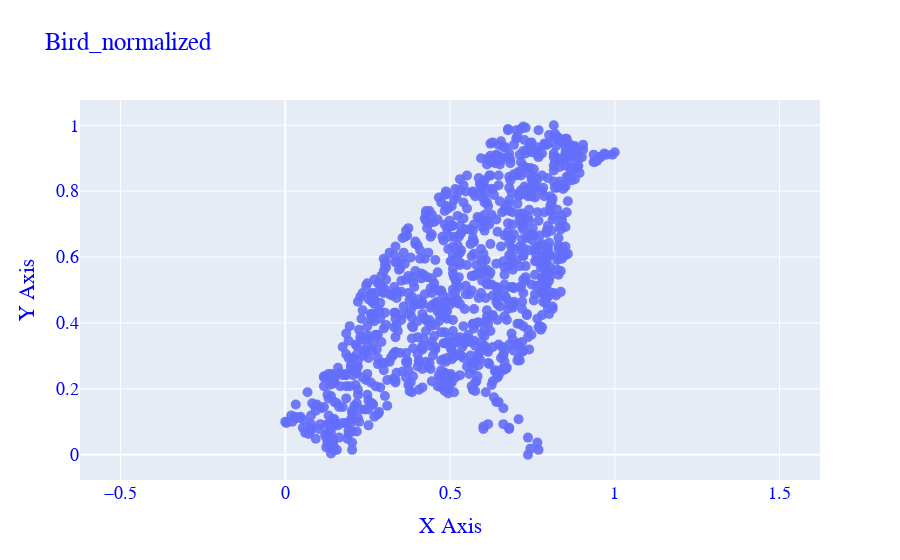

Here is the notebook cell this chart was saved with:
### Code cell
import plotly.graph_objects as go
import plotly.io as pio
 
pio.templates.default = "plotly" # ["plotly", "plotly_white", "plotly_dark", "ggplot2", "seaborn", "simple_white", "none"]:


fig = go.Figure()

fig.add_trace(
    go.Scatter(
        x=bird_n[:,0],
        y=bird_n[:,1],
        mode='markers',
        marker=dict(
        size=10,
        colorscale='Viridis',   # choose a colorscale
        opacity=0.9
    )
        
))

     

fig.update_yaxes(scaleanchor = "x",scaleratio = 1)
fig.update_layout(
    title="Bird_normalized",
    showlegend=False,
    xaxis_title="X Axis",
    yaxis_title="Y Axis ",
    font=dict(
        family="Courier New, monospace",
        size=18,
        color="Blue",
    )
)

### Figure 1 — Plotly figure (JSON) as saved in the notebook; plotly's stock layout.template omitted (floating-point values rounded to 4 significant figures; data arrays with more than 128 entries replaced by an {"elided": "..."} marker saying what was removed)
{"data": [{"marker": {"colorscale": [[0, "#440154"], [0.1111, "#482878"], [0.2222, "#3e4989"], [0.3333, "#31688e"], [0.4444, "#26828e"], [0.5556, "#1f9e89"], [0.6667, "#35b779"], [0.7778, "#6ece58"], [0.8889, "#b5de2b"], [1, "#fde725"]], "opacity": 0.9, "size": 10}, "mode": "markers", "type": "scatter", "x": {"elided": "1000 float values"}, "y": {"elided": "1000 float values"}}], "layout": {"autosize": true, "font": {"color": "Blue", "family": "Courier New, monospace", "size": 18}, "showlegend": false, "title": {"text": "Bird_normalized"}, "xaxis": {"autorange": true, "domain": [0, 1], "range": [-1.105, 2.105], "title": {"text": "X Axis"}, "type": "linear"}, "yaxis": {"autorange": true, "domain": [0, 1], "range": [-0.102, 1.102], "scaleanchor": "x", "scaleratio": 1, "title": {"text": "Y Axis "}, "type": "linear"}}}
